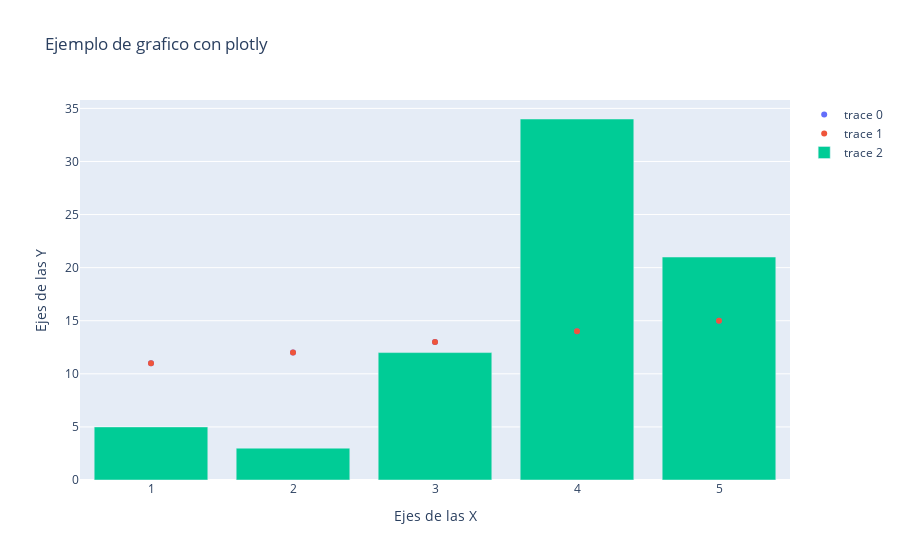

Notebook code for this chart:
### Code cell
fig.add_trace(trazaso_barra)

### Figure 1 — Plotly figure (JSON) as saved in the notebook; plotly's stock layout.template omitted (floating-point values rounded to 4 significant figures)
{"data": [{"mode": "markers", "type": "scatter", "x": [1, 2, 3, 4, 5], "y": [11, 12, 13, 14, 15]}, {"mode": "markers", "type": "scatter", "x": [1, 2, 3, 4, 5], "y": [11, 12, 13, 14, 15]}, {"type": "bar", "x": [1, 2, 3, 4, 5], "y": [5, 3, 12, 34, 21]}], "layout": {"title": {"text": "Ejemplo de grafico con plotly"}, "xaxis": {"title": {"text": "Ejes de las X"}}, "yaxis": {"title": {"text": "Ejes de las Y"}}}}
